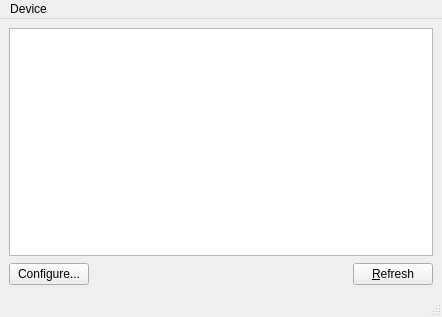
<?xml version="1.0" encoding="UTF-8"?>
<ui version="4.0">
 <class>MainWindow</class>
 <widget class="QMainWindow" name="MainWindow">
  <property name="geometry">
   <rect>
    <x>0</x>
    <y>0</y>
    <width>442</width>
    <height>317</height>
   </rect>
  </property>
  <property name="windowTitle">
   <string>VPN devices</string>
  </property>
  <widget class="QWidget" name="centralwidget">
   <layout class="QGridLayout" name="gridLayout">
    <item row="1" column="0">
     <widget class="QPushButton" name="cfgButton">
      <property name="text">
       <string>Configure...</string>
      </property>
     </widget>
    </item>
    <item row="1" column="1">
     <spacer name="horizontalSpacer">
      <property name="orientation">
       <enum>Qt::Horizontal</enum>
      </property>
      <property name="sizeHint" stdset="0">
       <size>
        <width>247</width>
        <height>24</height>
       </size>
      </property>
     </spacer>
    </item>
    <item row="1" column="2">
     <widget class="QPushButton" name="rfrshButton">
      <property name="text">
       <string>&amp;Refresh</string>
      </property>
     </widget>
    </item>
    <item row="0" column="0" colspan="3">
     <widget class="QTreeView" name="deviceList"/>
    </item>
   </layout>
  </widget>
  <widget class="QMenuBar" name="menubar">
   <property name="geometry">
    <rect>
     <x>0</x>
     <y>0</y>
     <width>442</width>
     <height>22</height>
    </rect>
   </property>
   <widget class="QMenu" name="menuDevice">
    <property name="title">
     <string>Device</string>
    </property>
    <addaction name="actionConfigure"/>
    <addaction name="actionRefresh"/>
    <addaction name="actionQuit"/>
   </widget>
   <addaction name="menuDevice"/>
  </widget>
  <widget class="QStatusBar" name="statusbar"/>
  <action name="actionConfigure">
   <property name="text">
    <string>Configure...</string>
   </property>
  </action>
  <action name="actionRefresh">
   <property name="text">
    <string>Refresh</string>
   </property>
   <property name="shortcut">
    <string>F5</string>
   </property>
  </action>
  <action name="actionQuit">
   <property name="text">
    <string>Quit</string>
   </property>
  </action>
 </widget>
 <resources/>
 <connections>
  <connection>
   <sender>actionQuit</sender>
   <signal>activated()</signal>
   <receiver>MainWindow</receiver>
   <slot>close()</slot>
   <hints>
    <hint type="sourcelabel">
     <x>-1</x>
     <y>-1</y>
    </hint>
    <hint type="destinationlabel">
     <x>220</x>
     <y>158</y>
    </hint>
   </hints>
  </connection>
  <connection>
   <sender>rfrshButton</sender>
   <signal>clicked()</signal>
   <receiver>MainWindow</receiver>
   <slot>refresh()</slot>
   <hints>
    <hint type="sourcelabel">
     <x>407</x>
     <y>277</y>
    </hint>
    <hint type="destinationlabel">
     <x>438</x>
     <y>239</y>
    </hint>
   </hints>
  </connection>
  <connection>
   <sender>actionRefresh</sender>
   <signal>activated()</signal>
   <receiver>MainWindow</receiver>
   <slot>refresh()</slot>
   <hints>
    <hint type="sourcelabel">
     <x>-1</x>
     <y>-1</y>
    </hint>
    <hint type="destinationlabel">
     <x>220</x>
     <y>158</y>
    </hint>
   </hints>
  </connection>
 </connections>
 <slots>
  <slot>refresh()</slot>
 </slots>
</ui>
